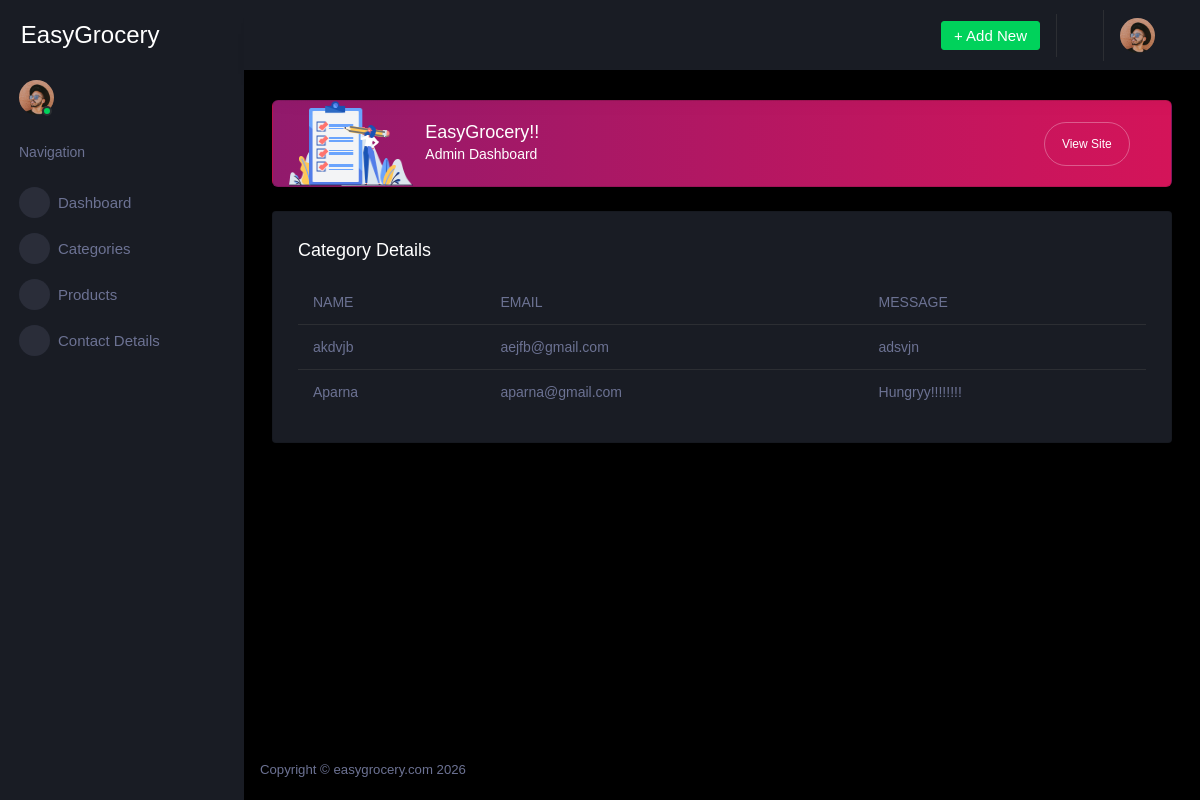
Page /contact_details/ on the earlier database version.
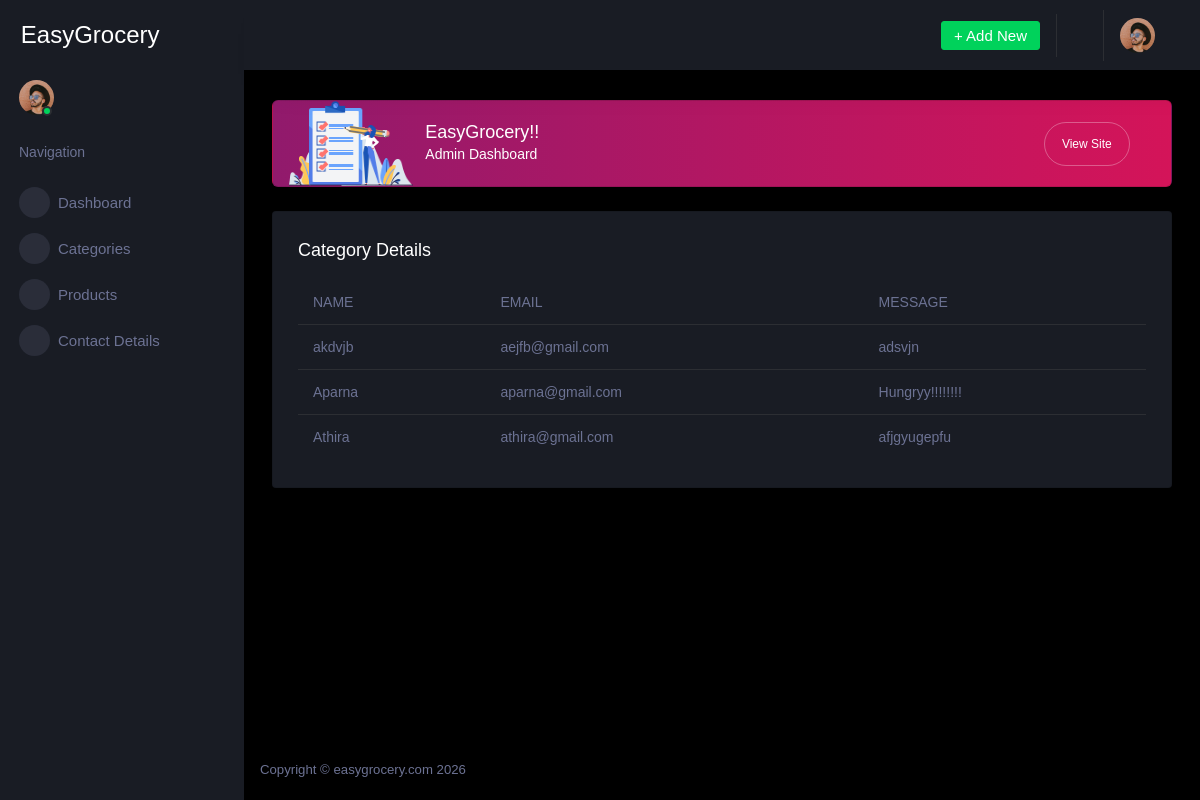
Same page on the later database version.
### WebApp/models.py (models this page shows)
class ContactDb(models.Model):
    Name = models.CharField(max_length=100)
    Email = models.EmailField(max_length=100)
    Message = models.TextField()

### AdminApp/views.py (the view)
# urls.py: path('contact_details/', views.contact_details, name="contact_details"),
def contact_details(request):
    contact = ContactDb.objects.all()
    return render(request, "contact_details.html",
                  {"contact" : contact})

### AdminApp/templates/contact_details.html (shortened to what this page needs)
<!DOCTYPE html>
{% extends 'dashboard.html' %}
{% block content %}
<html lang="en">
<head>
</head>
<body>
<div class="card">
                  <div class="card-body">
                    <h4 class="card-title">Category Details</h4>
                    <div class="table-responsive">
                      <table class="table table-hover">
                        <thead>
                          <tr>
                            <th>NAME</th>
                            <th>EMAIL</th>
                            <th>MESSAGE</th>
                          </tr>
                        </thead>
                        <tbody>
                        {% for i in contact %}
                        <tr>
                            <td>{{ i.Name }}</td>
                            <td>{{ i.Email }}</td>
                            <td>{{i.Message}}</td>
                        </tr>
                        {% endfor %}
                        </tbody>
                      </table>
                    </div>
                  </div>
                </div>
</body>
</html>
{% endblock %}

### AdminApp/templates/dashboard.html (shortened to what this page needs)
<!DOCTYPE html>
{% load static %}
<html lang="en">
  <head>
    <link rel="stylesheet" href="{% static 'assets/vendors/mdi/css/materialdesignicons.min.css' %}">
    <link rel="stylesheet" href="{% static 'assets/vendors/css/vendor.bundle.base.css' %}">
    <link rel="stylesheet" href="{% static 'assets/vendors/jvectormap/jquery-jvectormap.css' %}">
    <link rel="stylesheet" href="{% static 'assets/vendors/flag-icon-css/css/flag-icon.min.css' %}">
    <link rel="stylesheet" href="{% static 'assets/vendors/owl-carousel-2/owl.carousel.min.css' %}">
    <link rel="stylesheet" href="{% static 'assets/vendors/owl-carousel-2/owl.theme.default.min.css' %}">
    <link rel="stylesheet" href="{% static 'assets/css/style.css' %}">
  </head>
  <body>
    <div class="container-scroller">
      <nav class="sidebar sidebar-offcanvas" id="sidebar">
        <div class="sidebar-brand-wrapper d-none d-lg-flex align-items-center justify-content-center fixed-top">
          <a class="sidebar-brand text-light" style="text-decoration: none;" href="{% url 'dashboard' %}">EasyGrocery</a>
        </div>
        <ul class="nav">
          <li class="nav-item profile">
            <div class="profile-desc">
              <div class="profile-pic">
                <div class="count-indicator">
                  <img class="img-xs rounded-circle " src="{% static 'assets/images/faces/face15.jpg' %}" alt="">
                  <span class="count bg-success"></span>
                </div>
              </div>
              <a href="#" id="profile-dropdown" data-toggle="dropdown"><i class="mdi mdi-dots-vertical"></i></a>
            </div>
          </li>
          <li class="nav-item nav-category">
            <span class="nav-link">Navigation</span>
          </li>
          <li class="nav-item menu-items">
            <a class="nav-link" href="{% url 'dashboard' %}">
              <span class="menu-icon">
                <i class="mdi mdi-speedometer"></i>
              </span>
              <span class="menu-title">Dashboard</span>
            </a>
          </li>
          <li class="nav-item menu-items">
            <a class="nav-link" data-toggle="collapse" href="#ui-basic" aria-expanded="false" aria-controls="ui-basic">
              <span class="menu-icon">
                <i class="mdi mdi-basket"></i>
              </span>
              <span class="menu-title">Categories</span>
              <i class="menu-arrow"></i>
            </a>
          </li>
            <li class="nav-item menu-items">
            <a class="nav-link" data-toggle="collapse" href="#ui-basic1" aria-expanded="false" aria-controls="ui-basic">
              <span class="menu-icon">
                <i class="mdi mdi-basket"></i>
              </span>
              <span class="menu-title">Products</span>
              <i class="menu-arrow"></i>
            </a>
          </li>
          <li class="nav-item menu-items">
            <a class="nav-link" href="{% url 'contact_details' %}">
              <span class="menu-icon">
                <i class="mdi mdi-table-large"></i>
              </span>
              <span class="menu-title">Contact Details</span>
            </a>
          </li>
        </ul>
      </nav>
      <div class="container-fluid page-body-wrapper">
        <nav class="navbar p-0 fixed-top d-flex flex-row">
          <div class="navbar-menu-wrapper flex-grow d-flex align-items-stretch">
            <button class="navbar-toggler navbar-toggler align-self-center" type="button" data-toggle="minimize">
              <span class="mdi mdi-menu"></span>
            </button>
            <ul class="navbar-nav navbar-nav-right">
              <li class="nav-item dropdown d-none d-lg-block">
                <a class="nav-link btn btn-success create-new-button" id="createbuttonDropdown" data-toggle="dropdown" aria-expanded="false" href="#">+ Add New</a>
              </li>
              <li class="nav-item border-left">
                <a class="nav-link count-indicator dropdown-toggle" id="messageDropdown" href="{% url 'contact_details' %}"  aria-expanded="false">
                  <i class="mdi mdi-email"></i>
                </a>
              </li>
              <li class="nav-item dropdown border-left">
                <a class="nav-link" id="profileDropdown" href="#" data-toggle="dropdown">
                  <div class="navbar-profile">
                    <img class="img-xs rounded-circle" src="{% static 'assets/images/faces/face15.jpg' %}" alt="">
                    <i class="mdi mdi-menu-down d-none d-sm-block"></i>
                  </div>
                </a>
              </li>
            </ul>
          </div>
        </nav>
        <div class="main-panel">
          <div class="content-wrapper">
            <div class="row">
              <div class="col-12 grid-margin stretch-card">
                <div class="card corona-gradient-card">
                  <div class="card-body py-0 px-0 px-sm-3">
                    <div class="row align-items-center">
                      <div class="col-4 col-sm-3 col-xl-2">
                        <img src="{% static 'assets/images/dashboard/Group126@2x.png' %}" class="gradient-corona-img img-fluid" alt="">
                      </div>
                      <div class="col-5 col-sm-7 col-xl-8 p-0">
                        <h4 class="mb-1 mb-sm-0">EasyGrocery!!</h4>
                        <p class="mb-0 font-weight-normal d-none d-sm-block">Admin Dashboard</p>
                      </div>
                      <div class="col-3 col-sm-2 col-xl-2 pl-0 text-center">
                        <span>
                          <a href="{% url 'home' %}" target="_blank" class="btn btn-outline-light btn-rounded get-started-btn">View Site</a>
                        </span>
                      </div>
                    </div>
                  </div>
                </div>
              </div>
            </div>
              {% block content %}{% endblock %}
          </div>
          <footer class="footer">
            <div class="d-sm-flex justify-content-center justify-content-sm-between">
              <span class="text-muted d-block text-center text-sm-left d-sm-inline-block">Copyright © easygrocery.com 2026</span>
            </div>
          </footer>
        </div>
      </div>
    </div>
  </body>
</html>

Differences in the rows shown:
added ContactDb: Name "Athira", Email "athira@gmail.com", Message "afjgyugepfu"
